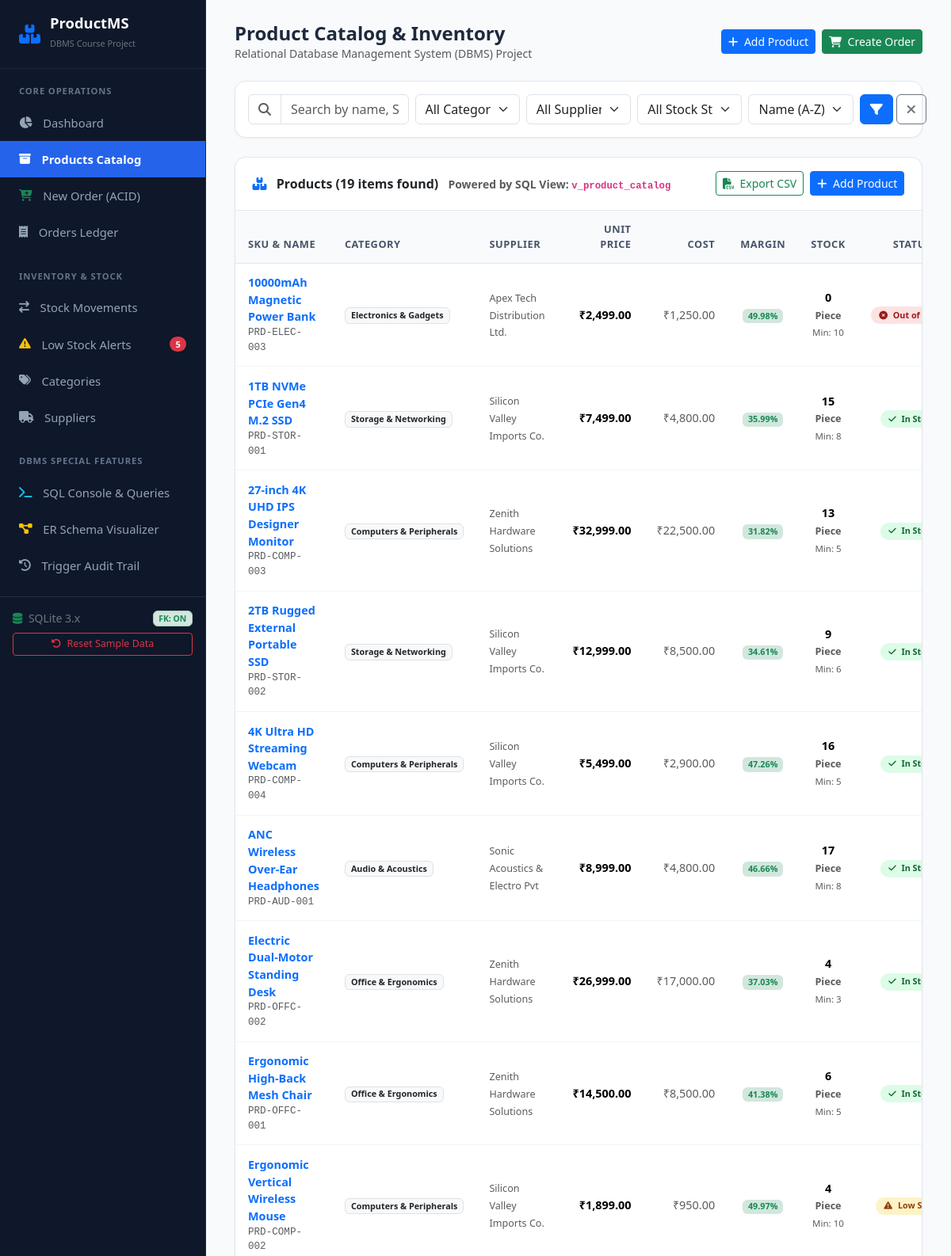
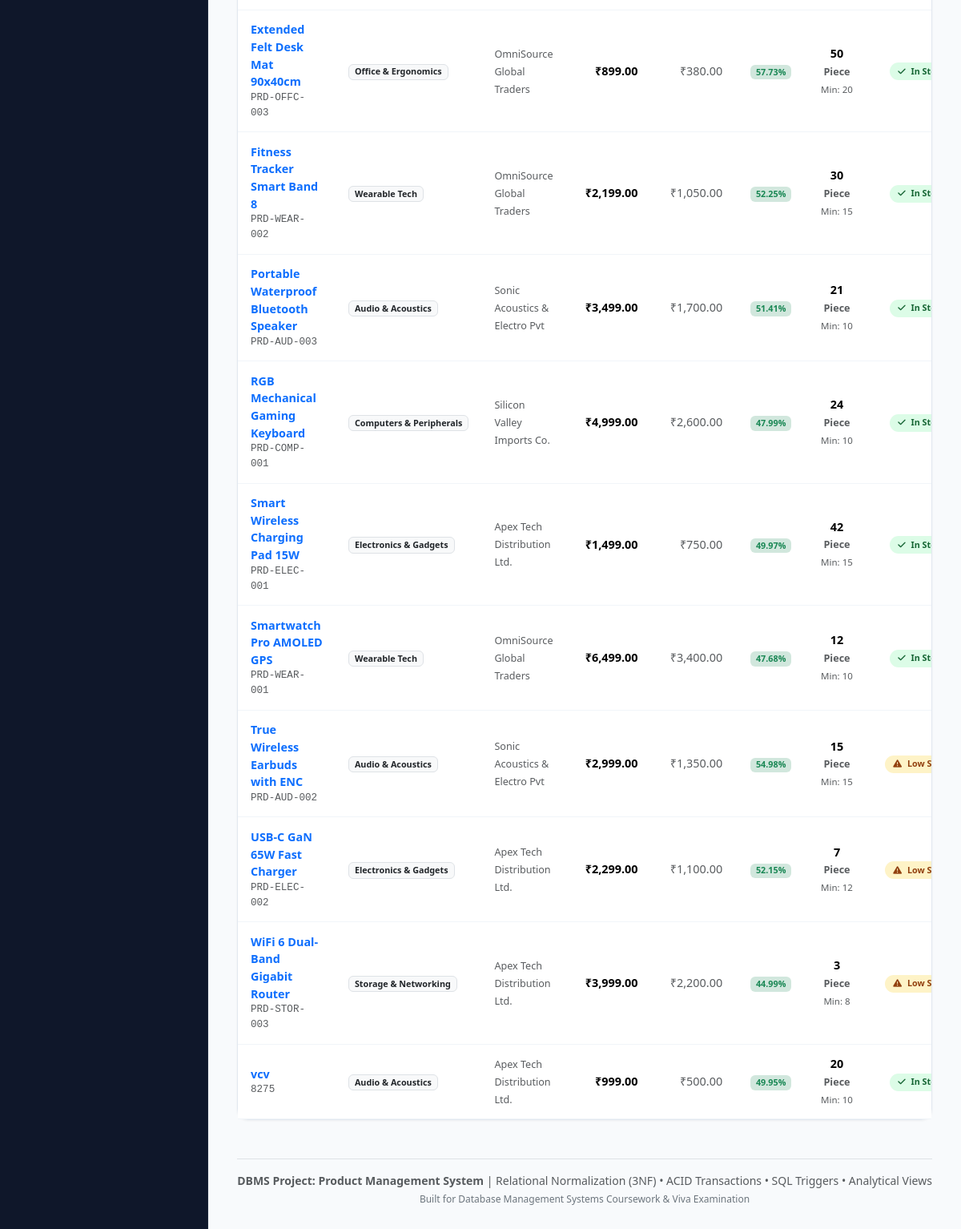
Page /products on the committed database (2 pictures, top to bottom).
### tables this page shows
CREATE TABLE products (
    product_id      INTEGER PRIMARY KEY AUTOINCREMENT,
    sku             TEXT NOT NULL UNIQUE COLLATE NOCASE,
    name            TEXT NOT NULL,
    description     TEXT,
    category_id     INTEGER NOT NULL,
    supplier_id     INTEGER NOT NULL,
    unit_price      REAL NOT NULL CHECK (unit_price >= 0.0),
    cost_price      REAL NOT NULL CHECK (cost_price >= 0.0),
    stock_quantity  INTEGER NOT NULL DEFAULT 0 CHECK (stock_quantity >= 0),
    reorder_level   INTEGER NOT NULL DEFAULT 10 CHECK (reorder_level >= 0),
    unit_measure    TEXT NOT NULL DEFAULT 'Piece',
    status          TEXT NOT NULL DEFAULT 'Active' CHECK (status IN ('Active', 'Discontinued', 'Draft')),
    created_at      TIMESTAMP NOT NULL DEFAULT CURRENT_TIMESTAMP,
    updated_at      TIMESTAMP NOT NULL DEFAULT CURRENT_TIMESTAMP,
    FOREIGN KEY (category_id) REFERENCES categories (category_id) ON DELETE RESTRICT ON UPDATE CASCADE,
    FOREIGN KEY (supplier_id) REFERENCES suppliers (supplier_id) ON DELETE RESTRICT ON UPDATE CASCADE
);

CREATE TABLE categories (
    category_id     INTEGER PRIMARY KEY AUTOINCREMENT,
    category_code   TEXT NOT NULL UNIQUE COLLATE NOCASE,
    name            TEXT NOT NULL UNIQUE COLLATE NOCASE,
    description     TEXT,
    created_at      TIMESTAMP NOT NULL DEFAULT CURRENT_TIMESTAMP
);

CREATE TABLE suppliers (
    supplier_id     INTEGER PRIMARY KEY AUTOINCREMENT,
    name            TEXT NOT NULL UNIQUE COLLATE NOCASE,
    contact_name    TEXT,
    email           TEXT UNIQUE COLLATE NOCASE,
    phone           TEXT,
    address         TEXT,
    city            TEXT,
    country         TEXT NOT NULL DEFAULT 'India',
    created_at      TIMESTAMP NOT NULL DEFAULT CURRENT_TIMESTAMP
);

### app.py (the view)
@app.route("/products")
def product_list():
    search = request.args.get("search", "").strip()
    category_id = request.args.get("category", "")
    supplier_id = request.args.get("supplier", "")
    stock_status = request.args.get("status", "")
    sort_by = request.args.get("sort", "name_asc")
    query = "SELECT * FROM v_product_catalog WHERE 1=1"
    params = []
    if search:
        query += " AND (product_name LIKE ? OR sku LIKE ? OR description LIKE ?)"
        term = f"%{search}%"
        params.extend([term, term, term])
    if category_id:
        query += " AND category_id = ?"
        params.append(category_id)
    if supplier_id:
        query += " AND supplier_id = ?"
        params.append(supplier_id)
    if stock_status:
        query += " AND stock_status = ?"
        params.append(stock_status)
    sort_mapping = {
        "name_asc": "product_name ASC",
        "name_desc": "product_name DESC",
        "price_asc": "unit_price ASC",
        "price_desc": "unit_price DESC",
        "stock_asc": "stock_quantity ASC",
        "stock_desc": "stock_quantity DESC",
        "sku_asc": "sku ASC",
    }
    order_clause = sort_mapping.get(sort_by, "product_name ASC")
    query += f" ORDER BY {order_clause}"
    products = database.query_db(query, params)
    categories = database.query_db("SELECT * FROM categories ORDER BY name")
    suppliers = database.query_db("SELECT * FROM suppliers ORDER BY name")
    return render_template(
        "products/list.html",
        products=products,
        categories=categories,
        suppliers=suppliers,
        search=search,
        selected_category=category_id,
        selected_supplier=supplier_id,
        selected_status=stock_status,
        selected_sort=sort_by
    )

### templates/products/list.html (shortened to what this page needs)
{% extends "base.html" %}
{% block header_title %}Product Catalog & Inventory{% endblock %}
{% block content %}
<div class="card mb-4">
    <div class="card-body">
        <form method="GET" action="{{ url_for('product_list') }}" class="row g-2 align-items-center">
            <div class="col-md-3">
                <div class="input-group">
                    <span class="input-group-text bg-white"><i class="fa-solid fa-magnifying-glass text-muted"></i></span>
                    <input type="text" name="search" class="form-control" placeholder="Search by name, SKU..." value="{{ search }}">
                </div>
            </div>
            <div class="col-md-2">
                <select name="category" class="form-select">
                    <option value="">All Categories</option>
                </select>
            </div>
            <div class="col-md-2">
                <select name="supplier" class="form-select">
                    <option value="">All Suppliers</option>
                </select>
            </div>
            <div class="col-md-2">
                <select name="status" class="form-select">
                    <option value="">All Stock Status</option>
                </select>
            </div>
            <div class="col-md-2">
                <select name="sort" class="form-select">
                    <option value="name_asc" {% if selected_sort == 'name_asc' %}selected{% endif %}>Name (A-Z)</option>
                </select>
            </div>
            <div class="col-md-1 d-flex gap-1">
                <button type="submit" class="btn btn-primary w-100" title="Apply Filter">
                    <i class="fa-solid fa-filter"></i>
                </button>
                <a href="{{ url_for('product_list') }}" class="btn btn-outline-secondary" title="Reset Filters">
                    <i class="fa-solid fa-xmark"></i>
                </a>
            </div>
        </form>
    </div>
</div>
<div class="card">
    <div class="card-header d-flex justify-content-between align-items-center">
        <div>
            <span class="fw-bold"><i class="fa-solid fa-boxes-stacked text-primary me-2"></i> Products ({{ products | length }} items found)</span>
            <small class="text-muted ms-2">Powered by SQL View: <code>v_product_catalog</code></small>
        </div>
        <div class="d-flex gap-2">
            <a href="{{ url_for('product_export_csv') }}" class="btn btn-sm btn-outline-success">
                <i class="fa-solid fa-file-csv me-1"></i> Export CSV
            </a>
            <a href="{{ url_for('product_create') }}" class="btn btn-sm btn-primary">
                <i class="fa-solid fa-plus me-1"></i> Add Product
            </a>
        </div>
    </div>
    <div class="table-responsive">
        <table class="table table-hover align-middle mb-0">
            <thead>
                <tr>
                    <th>SKU & Name</th>
                    <th>Category</th>
                    <th>Supplier</th>
                    <th class="text-end">Unit Price</th>
                    <th class="text-end">Cost</th>
                    <th class="text-center">Margin</th>
                    <th class="text-center">Stock</th>
                    <th class="text-center">Status</th>
                </tr>
            </thead>
            <tbody>
                {% for p in products %}
                <tr>
                    <td>
                        <a href="{{ url_for('product_detail', product_id=p.product_id) }}" class="fw-semibold text-decoration-none">
                            {{ p.product_name }}
                        </a>
                        <div class="text-muted font-monospace small">{{ p.sku }}</div>
                    </td>
                    <td><span class="badge bg-light text-dark border">{{ p.category_name }}</span></td>
                    <td><small class="text-muted">{{ p.supplier_name }}</small></td>
                    <td class="text-end fw-bold text-slate-800">{{ p.unit_price | currency }}</td>
                    <td class="text-end text-muted small">{{ p.cost_price | currency }}</td>
                    <td class="text-center">
                        <span class="badge bg-success-subtle text-success small">{{ p.profit_margin_pct }}%</span>
                    </td>
                    <td class="text-center">
                        <div class="fw-bold">{{ p.stock_quantity }} <small class="text-muted">{{ p.unit_measure }}</small></div>
                        <small class="text-muted" style="font-size: 0.72rem;">Min: {{ p.reorder_level }}</small>
                    </td>
                    <td class="text-center">
                        {% if p.stock_status == 'IN_STOCK' %}
                            <span class="badge badge-in-stock"><i class="fa-solid fa-check me-1"></i> In Stock</span>
                        {% elif p.stock_status == 'LOW_STOCK' %}
                            <span class="badge badge-low-stock"><i class="fa-solid fa-triangle-exclamation me-1"></i> Low Stock</span>
                        {% else %}
                            <span class="badge badge-out-of-stock"><i class="fa-solid fa-circle-xmark me-1"></i> Out of Stock</span>
                        {% endif %}
                    </td>
                </tr>
                {% endfor %}
            </tbody>
        </table>
    </div>
</div>
{% endblock %}

### templates/base.html (shortened to what this page needs)
<!DOCTYPE html>
<html lang="en">
<head>
    <link href="https://cdn.jsdelivr.net/npm/bootstrap@5.3.3/dist/css/bootstrap.min.css" rel="stylesheet">
    <link rel="stylesheet" href="https://cdnjs.cloudflare.com/ajax/libs/font-awesome/6.5.1/css/all.min.css">
    <link rel="stylesheet" href="{{ url_for('static', filename='css/style.css') }}">
</head>
<body>
    <nav class="sidebar">
        <div class="brand">
            <i class="fa-solid fa-boxes-stacked text-primary fs-4"></i>
            <div>
                <span class="d-block lh-1 text-white">ProductMS</span>
                <small class="text-secondary" style="font-size: 0.68rem; font-weight: normal;">DBMS Course Project</small>
            </div>
        </div>
        <div class="sidebar-section-title">Core Operations</div>
        <ul class="nav flex-column mb-1">
            <li class="nav-item">
                <a class="nav-link {% if request.path == '/' %}active{% endif %}" href="{{ url_for('index') }}">
                    <i class="fa-solid fa-chart-pie"></i>
                    <span>Dashboard</span>
                </a>
            </li>
            <li class="nav-item">
                <a class="nav-link {% if request.path.startswith('/products') %}active{% endif %}" href="{{ url_for('product_list') }}">
                    <i class="fa-solid fa-box-archive"></i>
                    <span>Products Catalog</span>
                </a>
            </li>
            <li class="nav-item">
                <a class="nav-link {% if request.path == '/orders/new' %}active{% endif %}" href="{{ url_for('order_create') }}">
                    <i class="fa-solid fa-cart-plus text-success"></i>
                    <span>New Order (ACID)</span>
                </a>
            </li>
            <li class="nav-item">
                <a class="nav-link {% if request.path == '/orders' %}active{% endif %}" href="{{ url_for('order_list') }}">
                    <i class="fa-solid fa-receipt"></i>
                    <span>Orders Ledger</span>
                </a>
            </li>
        </ul>
        <div class="sidebar-section-title">Inventory & Stock</div>
        <ul class="nav flex-column mb-1">
            <li class="nav-item">
                <a class="nav-link {% if request.path == '/inventory/transactions' %}active{% endif %}" href="{{ url_for('inventory_transactions') }}">
                    <i class="fa-solid fa-arrow-right-arrow-left"></i>
                    <span>Stock Movements</span>
                </a>
            </li>
            <li class="nav-item">
                <a class="nav-link {% if request.path == '/inventory/reorder' %}active{% endif %}" href="{{ url_for('inventory_reorder') }}">
                    <i class="fa-solid fa-triangle-exclamation text-warning"></i>
                    <span>Low Stock Alerts</span>
                    {% if nav_low_stock_count > 0 %}
                    <span class="badge bg-danger rounded-pill ms-auto">{{ nav_low_stock_count }}</span>
                    {% endif %}
                </a>
            </li>
            <li class="nav-item">
                <a class="nav-link {% if request.path.startswith('/categories') %}active{% endif %}" href="{{ url_for('categories_list') }}">
                    <i class="fa-solid fa-tags"></i>
                    <span>Categories</span>
                </a>
            </li>
            <li class="nav-item">
                <a class="nav-link {% if request.path.startswith('/suppliers') %}active{% endif %}" href="{{ url_for('suppliers_list') }}">
                    <i class="fa-solid fa-truck"></i>
                    <span>Suppliers</span>
                </a>
            </li>
        </ul>
        <div class="sidebar-section-title">DBMS Special Features</div>
        <ul class="nav flex-column mb-3">
            <li class="nav-item">
                <a class="nav-link {% if request.path == '/sql-console' %}active{% endif %}" href="{{ url_for('sql_console') }}">
                    <i class="fa-solid fa-terminal text-info"></i>
                    <span>SQL Console & Queries</span>
                </a>
            </li>
            <li class="nav-item">
                <a class="nav-link {% if request.path == '/er-diagram' %}active{% endif %}" href="{{ url_for('er_diagram') }}">
                    <i class="fa-solid fa-diagram-project text-warning"></i>
                    <span>ER Schema Visualizer</span>
                </a>
            </li>
            <li class="nav-item">
                <a class="nav-link {% if request.path == '/audit-logs' %}active{% endif %}" href="{{ url_for('audit_logs') }}">
                    <i class="fa-solid fa-clock-rotate-left"></i>
                    <span>Trigger Audit Trail</span>
                </a>
            </li>
        </ul>
        <div class="px-3 py-3 border-top border-secondary border-opacity-25 mt-auto">
            <div class="d-flex align-items-center justify-content-between mb-2">
                <small class="text-secondary"><i class="fa-solid fa-database me-1 text-success"></i> SQLite 3.x</small>
                <span class="badge bg-success-subtle text-success border border-success-subtle" style="font-size: 0.65rem;">FK: ON</span>
            </div>
            <button class="btn btn-sm btn-outline-danger w-100 py-1" style="font-size: 0.78rem;" data-bs-toggle="modal" data-bs-target="#resetDbModal">
                <i class="fa-solid fa-rotate-left me-1"></i> Reset Sample Data
            </button>
        </div>
    </nav>
    <div class="main-wrapper">
        <div class="d-flex justify-content-between align-items-center mb-4">
            <div>
                <h4 class="fw-bold mb-0 text-slate-800">{% block header_title %}Product Management System{% endblock %}</h4>
                <p class="text-muted small mb-0">Relational Database Management System (DBMS) Project</p>
            </div>
            <div class="d-flex gap-2">
                <a href="{{ url_for('product_create') }}" class="btn btn-sm btn-primary">
                    <i class="fa-solid fa-plus me-1"></i> Add Product
                </a>
                <a href="{{ url_for('order_create') }}" class="btn btn-sm btn-success">
                    <i class="fa-solid fa-cart-shopping me-1"></i> Create Order
                </a>
            </div>
        </div>
        {% block content %}{% endblock %}
        <footer class="mt-5 pt-3 border-top text-center text-muted small">
            <p class="mb-1">
                <strong>DBMS Project: Product Management System</strong> | Relational Normalization (3NF) &bull; ACID Transactions &bull; SQL Triggers &bull; Analytical Views
            </p>
            <p class="text-secondary" style="font-size: 0.75rem;">
                Built for Database Management Systems Coursework &amp; Viva Examination
            </p>
        </footer>
    </div>
</body>
</html>

### rows in the picture
products: product_name "10000mAh Magnetic Power Bank", sku "PRD-ELEC-003", category_name "Electronics & Gadgets", supplier_name "Apex Tech Distribution Ltd.", unit_price "₹2,499.00", cost_price "₹1,250.00", profit_margin_pct "49.98", stock_quantity "0", unit_measure "Piece", reorder_level "10", shows "Out of…"
products: product_name "1TB NVMe PCIe Gen4 M.2 SSD", sku "PRD-STOR-001", category_name "Storage & Networking", supplier_name "Silicon Valley Imports Co.", unit_price "₹7,499.00", cost_price "₹4,800.00", profit_margin_pct "35.99", stock_quantity "15", unit_measure "Piece", reorder_level "8", shows "In…"
products: product_name "27-inch 4K UHD IPS Designer Monitor", sku "PRD-COMP-003", category_name "Computers & Peripherals", supplier_name "Zenith Hardware Solutions", unit_price "₹32,999.00", cost_price "₹22,500.00", profit_margin_pct "31.82", stock_quantity "13", unit_measure "Piece", reorder_level "5", shows "In…"
products: product_name "2TB Rugged External Portable SSD", sku "PRD-STOR-002", category_name "Storage & Networking", supplier_name "Silicon Valley Imports Co.", unit_price "₹12,999.00", cost_price "₹8,500.00", profit_margin_pct "34.61", stock_quantity "9", unit_measure "Piece", reorder_level "6", shows "In…"
products: product_name "4K Ultra HD Streaming Webcam", sku "PRD-COMP-004", category_name "Computers & Peripherals", supplier_name "Silicon Valley Imports Co.", unit_price "₹5,499.00", cost_price "₹2,900.00", profit_margin_pct "47.26", stock_quantity "16", unit_measure "Piece", reorder_level "5", shows "In…"
products: product_name "ANC Wireless Over-Ear Headphones", sku "PRD-AUD-001", category_name "Audio & Acoustics", supplier_name "Sonic Acoustics & Electro Pvt", unit_price "₹8,999.00", cost_price "₹4,800.00", profit_margin_pct "46.66", stock_quantity "17", unit_measure "Piece", reorder_level "8", shows "In…"
products: product_name "Electric Dual-Motor Standing Desk", sku "PRD-OFFC-002", category_name "Office & Ergonomics", supplier_name "Zenith Hardware Solutions", unit_price "₹26,999.00", cost_price "₹17,000.00", profit_margin_pct "37.03", stock_quantity "4", unit_measure "Piece", reorder_level "3", shows "In…"
products: product_name "Ergonomic High-Back Mesh Chair", sku "PRD-OFFC-001", category_name "Office & Ergonomics", supplier_name "Zenith Hardware Solutions", unit_price "₹14,500.00", cost_price "₹8,500.00", profit_margin_pct "41.38", stock_quantity "6", unit_measure "Piece", reorder_level "5", shows "In…"
products: product_name "Ergonomic Vertical Wireless Mouse", sku "PRD-COMP-002", category_name "Computers & Peripherals", supplier_name "Silicon Valley Imports Co.", unit_price "₹1,899.00", cost_price "₹950.00", profit_margin_pct "49.97", stock_quantity "4", unit_measure "Piece", reorder_level "10", shows "Low…"
products: product_name "Extended Felt Desk Mat 90x40cm", sku "PRD-OFFC-003", category_name "Office & Ergonomics", supplier_name "OmniSource Global Traders", unit_price "₹899.00", cost_price "₹380.00", profit_margin_pct "57.73", stock_quantity "50", unit_measure "Piece", reorder_level "20", shows "In…"
products: product_name "Fitness Tracker Smart Band 8", sku "PRD-WEAR-002", category_name "Wearable Tech", supplier_name "OmniSource Global Traders", unit_price "₹2,199.00", cost_price "₹1,050.00", profit_margin_pct "52.25", stock_quantity "30", unit_measure "Piece", reorder_level "15", shows "In…"
products: product_name "Portable Waterproof Bluetooth Speaker", sku "PRD-AUD-003", category_name "Audio & Acoustics", supplier_name "Sonic Acoustics & Electro Pvt", unit_price "₹3,499.00", cost_price "₹1,700.00", profit_margin_pct "51.41", stock_quantity "21", unit_measure "Piece", reorder_level "10", shows "In…"
products: product_name "RGB Mechanical Gaming Keyboard", sku "PRD-COMP-001", category_name "Computers & Peripherals", supplier_name "Silicon Valley Imports Co.", unit_price "₹4,999.00", cost_price "₹2,600.00", profit_margin_pct "47.99", stock_quantity "24", unit_measure "Piece", reorder_level "10", shows "In…"
products: product_name "Smart Wireless Charging Pad 15W", sku "PRD-ELEC-001", category_name "Electronics & Gadgets", supplier_name "Apex Tech Distribution Ltd.", unit_price "₹1,499.00", cost_price "₹750.00", profit_margin_pct "49.97", stock_quantity "42", unit_measure "Piece", reorder_level "15", shows "In…"
products: product_name "Smartwatch Pro AMOLED GPS", sku "PRD-WEAR-001", category_name "Wearable Tech", supplier_name "OmniSource Global Traders", unit_price "₹6,499.00", cost_price "₹3,400.00", profit_margin_pct "47.68", stock_quantity "12", unit_measure "Piece", reorder_level "10", shows "In…"
products: product_name "True Wireless Earbuds with ENC", sku "PRD-AUD-002", category_name "Audio & Acoustics", supplier_name "Sonic Acoustics & Electro Pvt", unit_price "₹2,999.00", cost_price "₹1,350.00", profit_margin_pct "54.98", stock_quantity "15", unit_measure "Piece", reorder_level "15", shows "Low…"
products: product_name "USB-C GaN 65W Fast Charger", sku "PRD-ELEC-002", category_name "Electronics & Gadgets", supplier_name "Apex Tech Distribution Ltd.", unit_price "₹2,299.00", cost_price "₹1,100.00", profit_margin_pct "52.15", stock_quantity "7", unit_measure "Piece", reorder_level "12", shows "Low…"
products: product_name "WiFi 6 Dual-Band Gigabit Router", sku "PRD-STOR-003", category_name "Storage & Networking", supplier_name "Apex Tech Distribution Ltd.", unit_price "₹3,999.00", cost_price "₹2,200.00", profit_margin_pct "44.99", stock_quantity "3", unit_measure "Piece", reorder_level "8", shows "Low…"
products: product_name "vcv", sku "8275", category_name "Audio & Acoustics", supplier_name "Apex Tech Distribution Ltd.", unit_price "₹999.00", cost_price "₹500.00", profit_margin_pct "49.95", stock_quantity "20", unit_measure "Piece", reorder_level "10", shows "In…"

### other values in the picture
{{ nav_low_stock_count }} "5"
{{ products | length }} "19"
